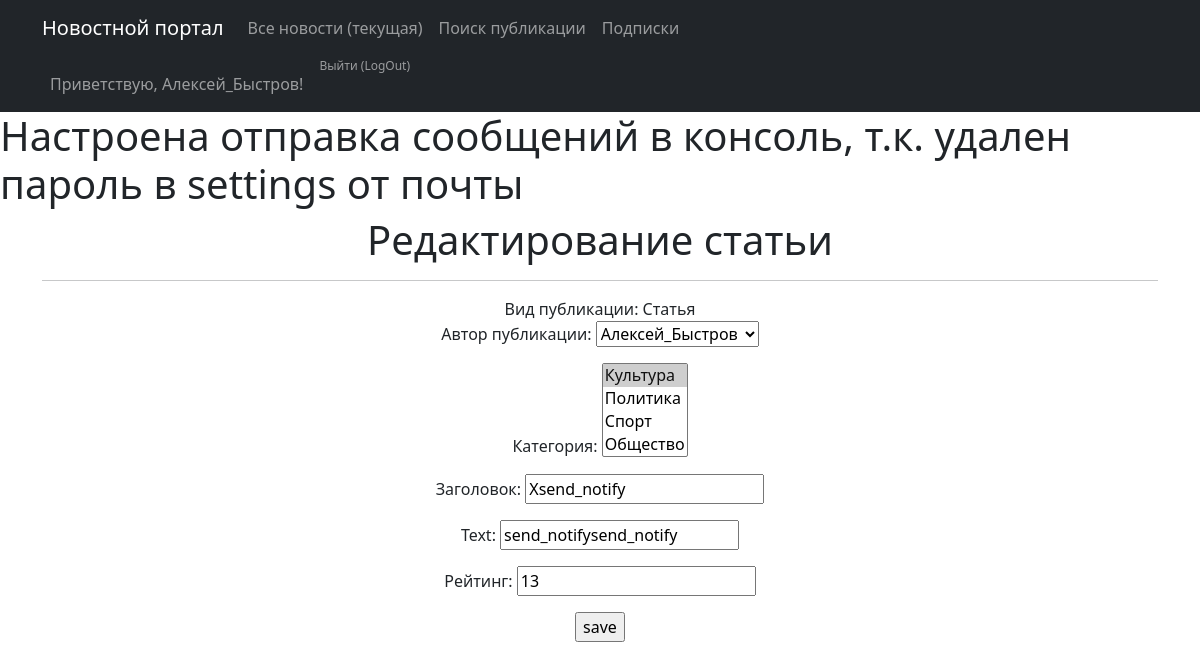
/news/ART/57/update/ (signed in), run on an earlier commit of the app's database.
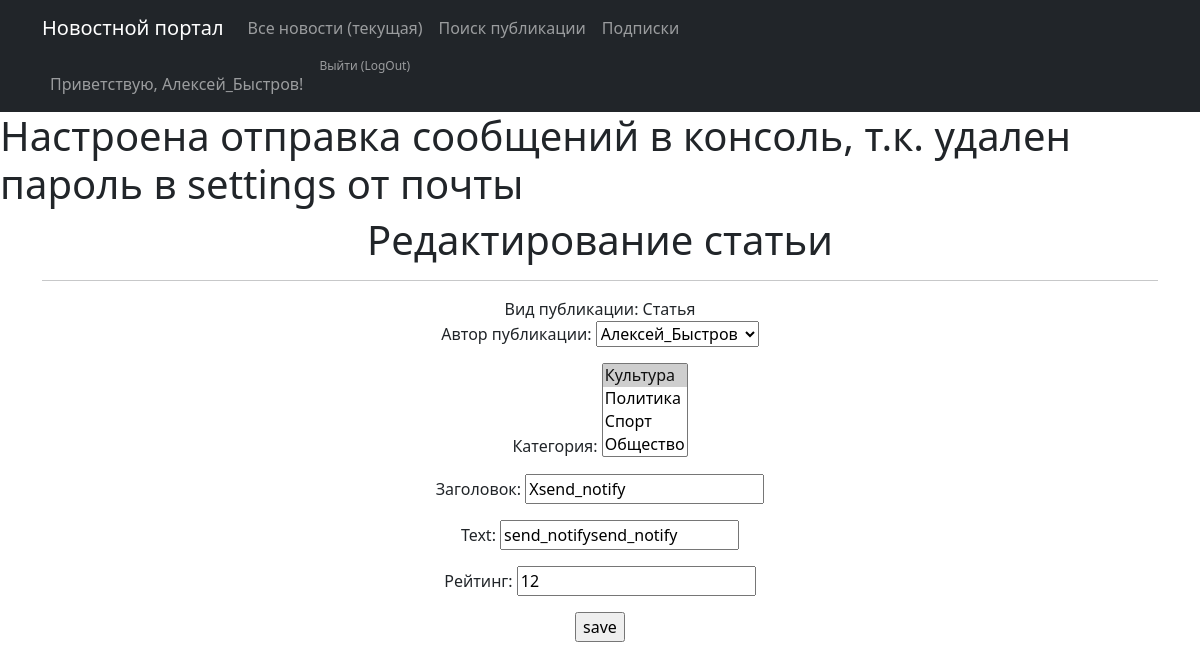
And on a later commit of the database.
### news/models.py (models this page shows, shortened)
class Post(models.Model):
    article = 'ART'
    news = 'NEW'
    POSITIONS = [
        (article, 'Статья'),
        (news, 'Новость')
    ]
    author = models.ForeignKey(Author, on_delete=models.CASCADE, verbose_name='Автор публикации')
    typeChoice = models.CharField(max_length=3, choices=POSITIONS, default=news, verbose_name='Вид публикации')
    pubDate = models.DateTimeField(auto_now_add=True, verbose_name='Дата публикации')
    postCategory = models.ManyToManyField(Category, through='PostCategory', default="Категория", verbose_name='Категория')
    headline = models.CharField(max_length=255, verbose_name='Заголовок')
    text = models.TextField(default="Текст статьи", verbose_name='Текст')
    postRating = models.SmallIntegerField(default=0, verbose_name='Рейтинг')
    class Meta:
        verbose_name = 'Публикация'
        verbose_name_plural = 'Публикации'

### news/views.py (the view, shortened to what this page needs)
# urls.py: path('ART/<int:id>/update/', ArticleUpdate.as_view(), name='article_update'),
class ArticleUpdate(PermissionRequiredMixin, UpdateView):
    permission_required = ('news.change_post',)
    form_class = PostForm
    model = Post
    template_name = 'edit_article.html'
    pk_url_kwarg = 'id'

### news/forms.py (shortened to what this page needs)
class PostForm(forms.ModelForm):
    text = forms.CharField(min_length=10)
    class Meta:
        model = Post
        fields = ['author',
                  'postCategory',
                  'headline',
                  'text',
                  'postRating',
                  ]

### news/models.py (called while the page is built)
    def __str__(self):
        return '{}'.format(self.authUser)

    def __str__(self):
        return f'{self.catName.title()}'

### templates/edit_article.html (shortened to what this page needs)
{% extends 'flatpages/default.html' %}
{% block content %}
<h1>Редактирование статьи</h1>
<hr>
    <tr>
        <td>Вид публикации:</td>
    </tr>
    <tr>
        <td>{{ post.get_typeChoice_display}}</td>
    </tr>
<form action="" method="post">
    {{ form.as_p }}
    <input type="submit" value="save" />
</form>
{% endblock content %}

What changed in the data, as far as the page shows it:
changed Post "Статья": postRating "13" → "12"
